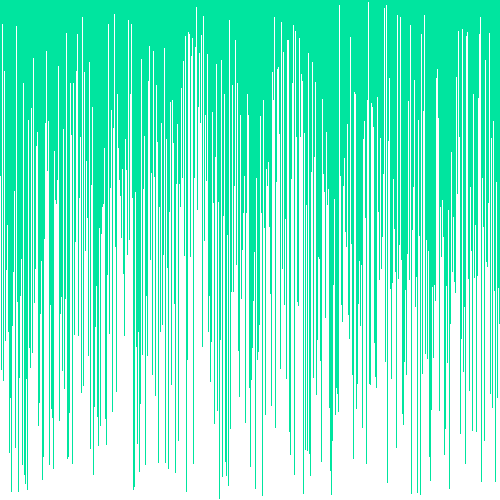
Frame 1 (no input)
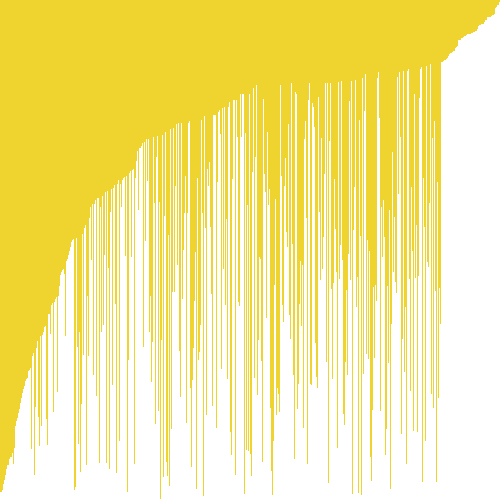
Frame 60 (the mouse pressed at the canvas centre just before this capture)
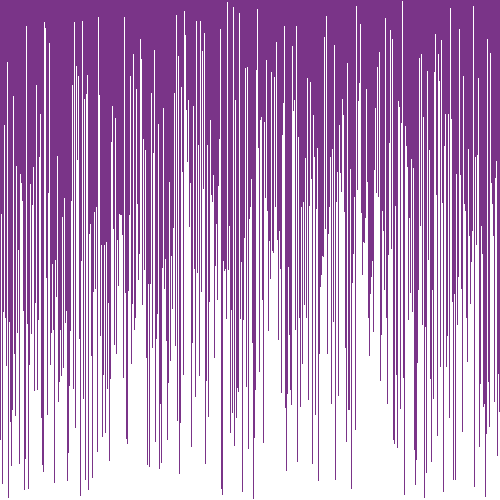
Frame 120 (the mouse held since frame 60 and released just before this capture)

The Processing sketch that drew these frames (run headless with seeded random() and noise(); from frame 60 on, the mouse is pressed at the canvas centre):

// Processing sketch: VisualArraySorter
// ── VisualArraySorter.pde
//1. create an array of ints. don't initialize it yet.
int[] ints;
void setup() {
  //2. set the size of your window
  //  if you are using Processing 3, you cannot use variables
  //  because the developers don't know how programming is supposed to work.
  size(500,500);
  //3. initialize your array with the built in width variable
  ints = new int[width];
  //4. initialize the ints in the array with random numbers
  //   from 0 to the built in height variable
  randomize();
  //5. call the noStroke() method
  noStroke();
}

void draw() {
  //6. set the background color with background(r, g, b);
  background(random(255), random(255), random(255), random(255));
  //7. set the color for your graph
  //8. draw a rectangle for each int in your array.
  //   the x value will be the current index in the array
  //   the y value will the height variable
  //   the width is 1 (one)
  //   the height is negative the value of the element at the current index of the array
  for (int i=0;i<ints.length;i++) {
    rect(i, height, 1, -ints[i]);
  }
  //9. call the stepSort method
  stepSort(ints);
  //10. extract the code that randomizes the array into a method.
  //11. call the method you made in step 10 when the mouse is pressed
  if (mousePressed == true) {
      randomize();
  }
}

void stepSort(int[] arr) {
  for (int i = 1; i < arr.length; i++) {
    if (arr[i - 1] > arr[i]) {
      int t = arr[i];
      arr[i] = arr[i - 1];
      arr[i - 1] = t;
    }
  }
}
void randomize() {
 for (int i=0;i<ints.length;i++) {
      ints[i]= (int)random(height) + 1;
    }
}
